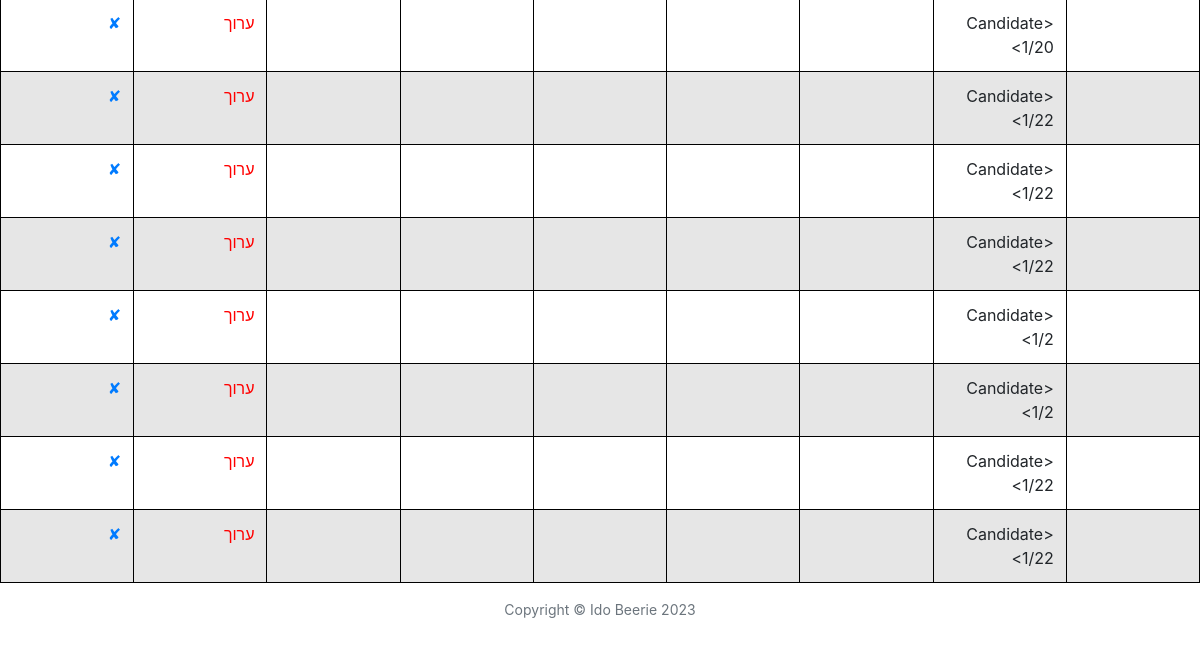
The app's page /reviews/0 (signed in, lower part), older data.
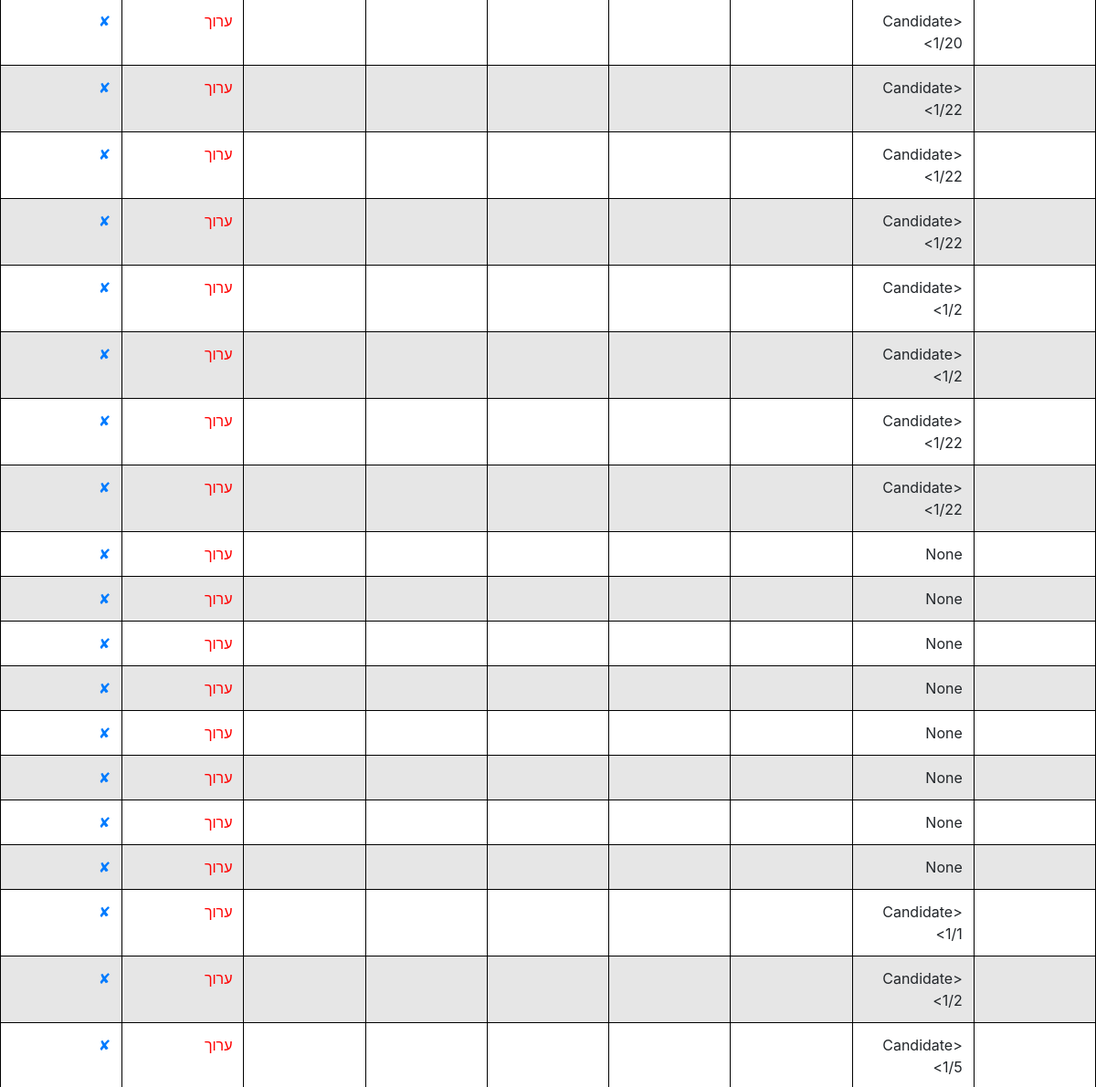
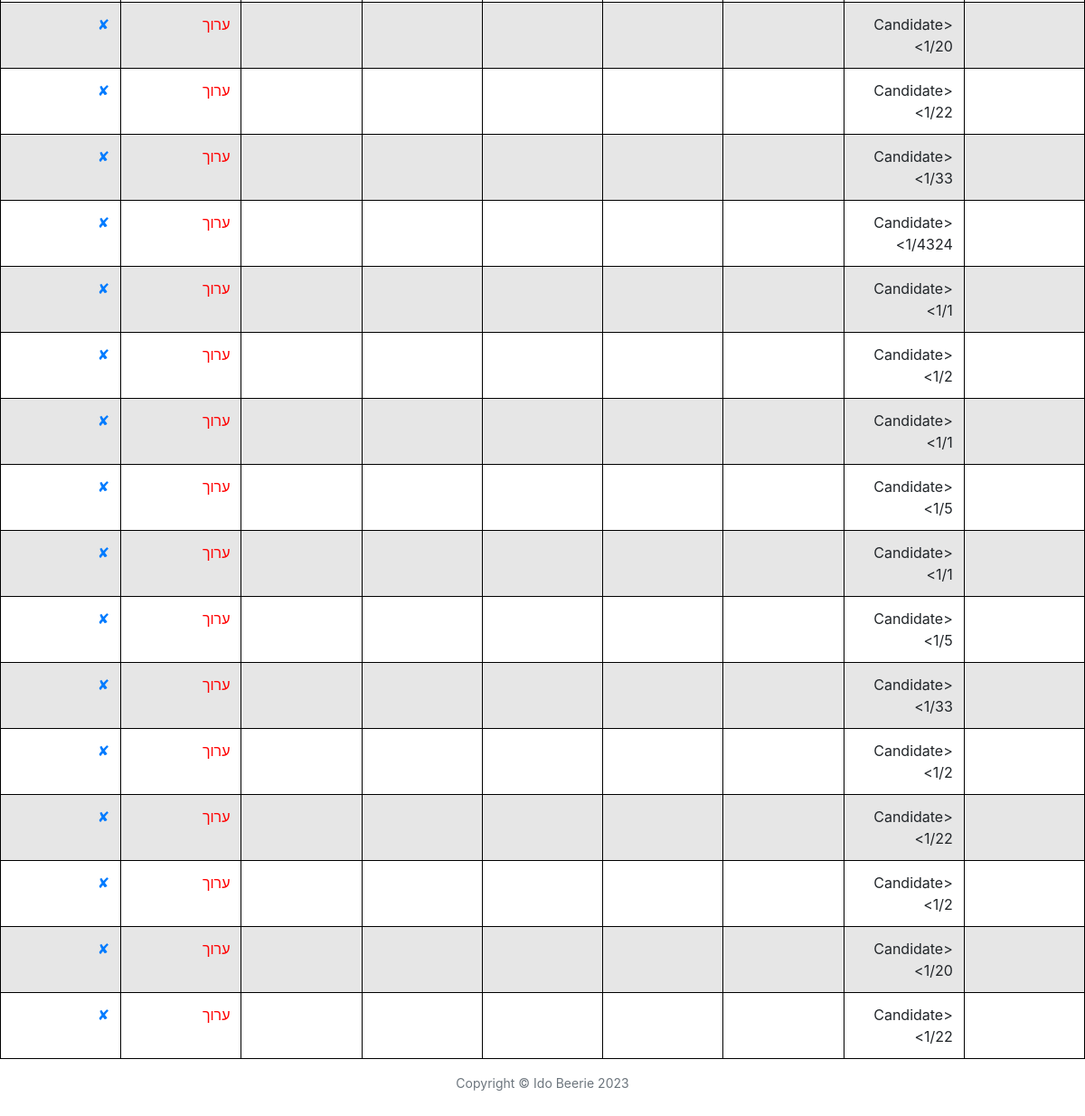
The same page, newer data (2 pictures, top to bottom).
### main.py (models this page shows)
class Review(db.Model):
    __tablename__ = "reviews"
    id = db.Column(db.Integer, primary_key=True)
    author_id = db.Column(db.Integer, db.ForeignKey("users.id"))
    author = relationship("User", back_populates="reviews")
    station = db.Column(db.String(1000), nullable=False)
    subject_id = db.Column(db.String(250), db.ForeignKey("candidates.id"))
    subject = relationship("Candidate", back_populates="reviews")
    grade = db.Column(db.Integer, nullable=False)
    note = db.Column(db.String(1000))

### main.py (the view)
@app.route("/reviews/<int:user_id>", methods=["GET", "POST"])
@admin_only
def show_reviews(user_id):
    if user_id == 0:
        reviews = Review.query.all()
        return render_template('reviews.html', reviews=reviews, user_id=user_id)
    user = User.query.filter_by(id=user_id).first()
    reviews = Review.query.filter_by(subject=user.name).all()
    return render_template('reviews.html', reviews=reviews, user_id=user_id)

### main.py (called while the page is built)
@login_manager.user_loader
def load_user(user_id):
    return User.query.get(int(user_id))

def admin_only(f):
    @wraps(f)
    def decorated_function(*args, **kwargs):
        if current_user.id != 0:
            return abort(403)
        return f(*args, **kwargs)
    return decorated_function

### templates/reviews.html (shortened to what this page needs)
{% block content %}
{% include "header.html" %}
      <link href="//maxcdn.bootstrapcdn.com/bootstrap/4.5.0/css/bootstrap.min.css" rel="stylesheet">
<head>
</head>
<body>
<table class = "table table-striped" style="width:100%; direction: rtl;">
    <tbody>
        {% for review in reviews %}
    <tr>
        <td class="block">{{ review.author_name }}</td>
        <td class="block">{{ review.subject }}</td>
        <td class="block">{{ review.date }}</td>
        <td class="block">{{ review.keep_pts }}</td>
        <td class="block">{{ review.improve_pts }}</td>
        <td class="block">{{ review.op_level }}</td>
        <td class="block">{{ review.co_op_level }}</td>
        <td><a href="{{url_for('edit_review', review_id = review.id)}}" style="color:red">ערוך</a></td>
        <td><a href="{{url_for('delete_review', review_id = review.id) }}">✘</a></td>
    </tr>
        {% endfor %}
    </tbody>
</table>
</body>
</html>
{% include "footer.html" %}
{% endblock %}

### templates/header.html (shortened to what this page needs)
<!DOCTYPE html>
<html lang="en">
<head>
  <link href="{{ url_for('static', filename='vendor/bootstrap/css/bootstrap.min.css') }}" rel="stylesheet">
  <link href="{{ url_for('static', filename='vendor/fontawesome-free/css/all.min.css')}}" rel="stylesheet" type="text/css">
  <link href="{{ url_for('static', filename='css/clean-blog.min.css')}}" rel="stylesheet">
    <link href="//maxcdn.bootstrapcdn.com/bootstrap/4.5.0/css/bootstrap.min.css" rel="stylesheet">
</head>
<body>
<link href="https://cdn.jsdelivr.net/npm/bootstrap@5.0.2/dist/css/bootstrap.min.css" rel="stylesheet">

### templates/footer.html (shortened to what this page needs)
  <footer>
    <div class="container">
      <div class="row">
        <div class="col-lg-8 col-md-10 mx-auto">
          <p class="copyright text-muted">Copyright &copy; Ido Beerie 2023</p>
        </div>
      </div>
    </div>
  </footer>
</body>
</html>

Row changes from the older to the newer data that the page shows:
added Review: subject "None"
added Review: subject "None"
added Review: subject "None"
added Review: subject "None"
added Review: subject "None"
added Review: subject "None"
added Review: subject "None"
added Review: subject "None"
added Review: subject "<Candidate 1/1>"
added Review: subject "<Candidate 1/2>"
added Review: subject "<Candidate 1/5>"
added Review: subject "<Candidate 1/20>"
added Review: subject "<Candidate 1/22>"
added Review: subject "<Candidate 1/33>"
added Review: subject "<Candidate 1/4324>"
added Review: subject "<Candidate 1/1>"
added Review: subject "<Candidate 1/2>"
added Review: subject "<Candidate 1/1>"
added Review: subject "<Candidate 1/5>"
added Review: subject "<Candidate 1/1>"
added Review: subject "<Candidate 1/5>"
added Review: subject "<Candidate 1/33>"
added Review: subject "<Candidate 1/2>"
added Review: subject "<Candidate 1/22>"
added Review: subject "<Candidate 1/2>"
added Review: subject "<Candidate 1/20>"
added Review: subject "<Candidate 1/22>"
